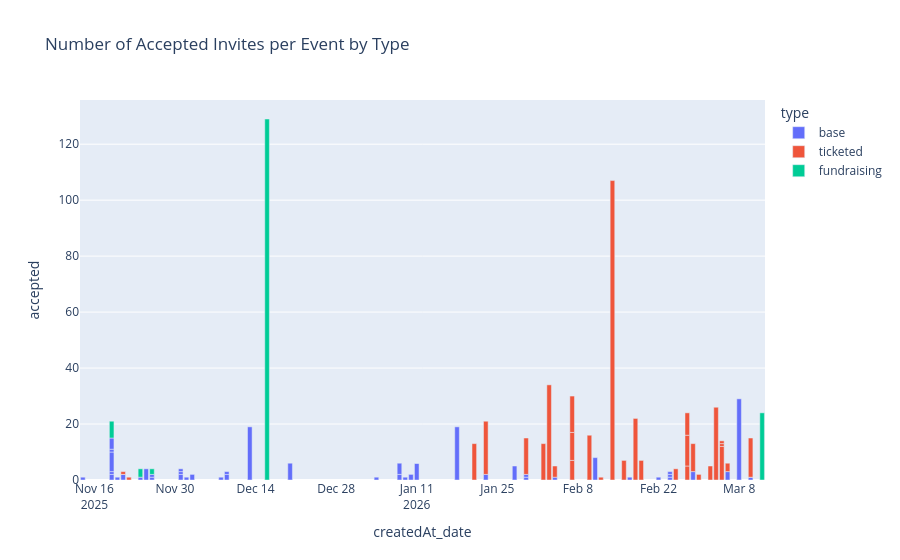

Write notebook code for a chart like this one.
### Code cell
#Plotting number of accepted invites per event by type
count_rsvp['createdAt_date'] = count_rsvp['createdAt'].dt.date
px.bar(count_rsvp[count_rsvp['type'] != 'checkin'], x='createdAt_date', y='accepted', color='type', title='Number of Accepted Invites per Event by Type').show()

### Figure 1 — Plotly figure (JSON) as saved in the notebook; plotly's stock layout.template omitted (floating-point values rounded to 4 significant figures)
{"data": [{"hovertemplate": "type=base<br>createdAt_date=%{x}<br>accepted=%{y}<extra></extra>", "legendgroup": "base", "marker": {"color": "#636efa", "pattern": {"shape": ""}}, "name": "base", "orientation": "v", "showlegend": true, "textposition": "auto", "type": "bar", "x": ["2026-03-06", "2026-01-30", "2026-01-04", "2025-12-02", "2026-01-11", "2025-12-20", "2025-11-25", "2025-11-19", "2025-12-01", "2025-11-19", "2025-11-20", "2026-02-17", "2025-11-14", "2026-02-24", "2025-11-19", "2026-02-24", "2026-03-10", "2025-12-09", "2025-11-19", "2026-02-11", "2025-12-09", "2025-11-21", "2026-01-28", "2026-01-10", "2026-01-08", "2026-01-11", "2025-12-01", "2026-01-08", "2025-12-13", "2025-11-26", "2025-11-26", "2026-02-28", "2025-12-01", "2025-11-19", "2026-02-24", "2026-02-04", "2026-01-09", "2026-01-30", "2025-12-08", "2025-11-19", "2025-11-21", "2026-01-23", "2026-02-22", "2025-12-03", "2026-03-08", "2025-11-24", "2026-01-18"], "xaxis": "x", "y": [3.0, 1.0, 1.0, 1.0, 6.0, 6.0, 4.0, 0.0, 2.0, 2.0, 1.0, 1.0, 1.0, 1.0, 1.0, 1.0, 1.0, 2.0, 7.0, 8.0, 1.0, 2.0, 5.0, 2.0, 2.0, 0.0, 1.0, 4.0, 19.0, 1.0, 1.0, 3.0, 1.0, 1.0, 1.0, 1.0, 1.0, 1.0, 1.0, 4.0, 0.0, 2.0, 1.0, 2.0, 29.0, 1.0, 19.0], "yaxis": "y"}, {"hovertemplate": "type=ticketed<br>createdAt_date=%{x}<br>accepted=%{y}<extra></extra>", "legendgroup": "ticketed", "marker": {"color": "#EF553B", "pattern": {"shape": ""}}, "name": "ticketed", "orientation": "v", "showlegend": true, "textposition": "auto", "type": "bar", "x": ["2026-03-01", "2026-02-07", "2026-02-07", "2026-02-27", "2025-11-21", "2026-01-21", "2026-03-10", "2026-02-10", "2026-03-04", "2026-02-02", "2026-02-28", "2026-02-12", "2026-01-30", "2026-03-05", "2026-03-05", "2026-03-05", "2026-02-18", "2026-03-03", "2026-02-07", "2026-02-04", "2026-02-03", "2026-02-16", "2026-02-19", "2026-02-14", "2026-02-25", "2026-03-06", "2026-03-10", "2025-11-22", "2026-02-27", "2026-02-27", "2026-01-23"], "xaxis": "x", "y": [2.0, 7.0, 10.0, 5.0, 1.0, 13.0, 0.0, 16.0, 26.0, 13.0, 10.0, 1.0, 13.0, 12.0, 1.0, 1.0, 22.0, 5.0, 13.0, 4.0, 34.0, 7.0, 7.0, 107.0, 4.0, 3.0, 14.0, 1.0, 11.0, 8.0, 19.0], "yaxis": "y"}, {"hovertemplate": "type=fundraising<br>createdAt_date=%{x}<br>accepted=%{y}<extra></extra>", "legendgroup": "fundraising", "marker": {"color": "#00cc96", "pattern": {"shape": ""}}, "name": "fundraising", "orientation": "v", "showlegend": true, "textposition": "auto", "type": "bar", "x": ["2025-12-16", "2025-11-19", "2025-11-24", "2025-11-26", "2026-03-12"], "xaxis": "x", "y": [129.0, 6.0, 3.0, 2.0, 24.0], "yaxis": "y"}], "layout": {"barmode": "relative", "legend": {"title": {"text": "type"}, "tracegroupgap": 0}, "title": {"text": "Number of Accepted Invites per Event by Type"}, "xaxis": {"anchor": "y", "domain": [0, 1], "title": {"text": "createdAt_date"}}, "yaxis": {"anchor": "x", "domain": [0, 1], "title": {"text": "accepted"}}}}
